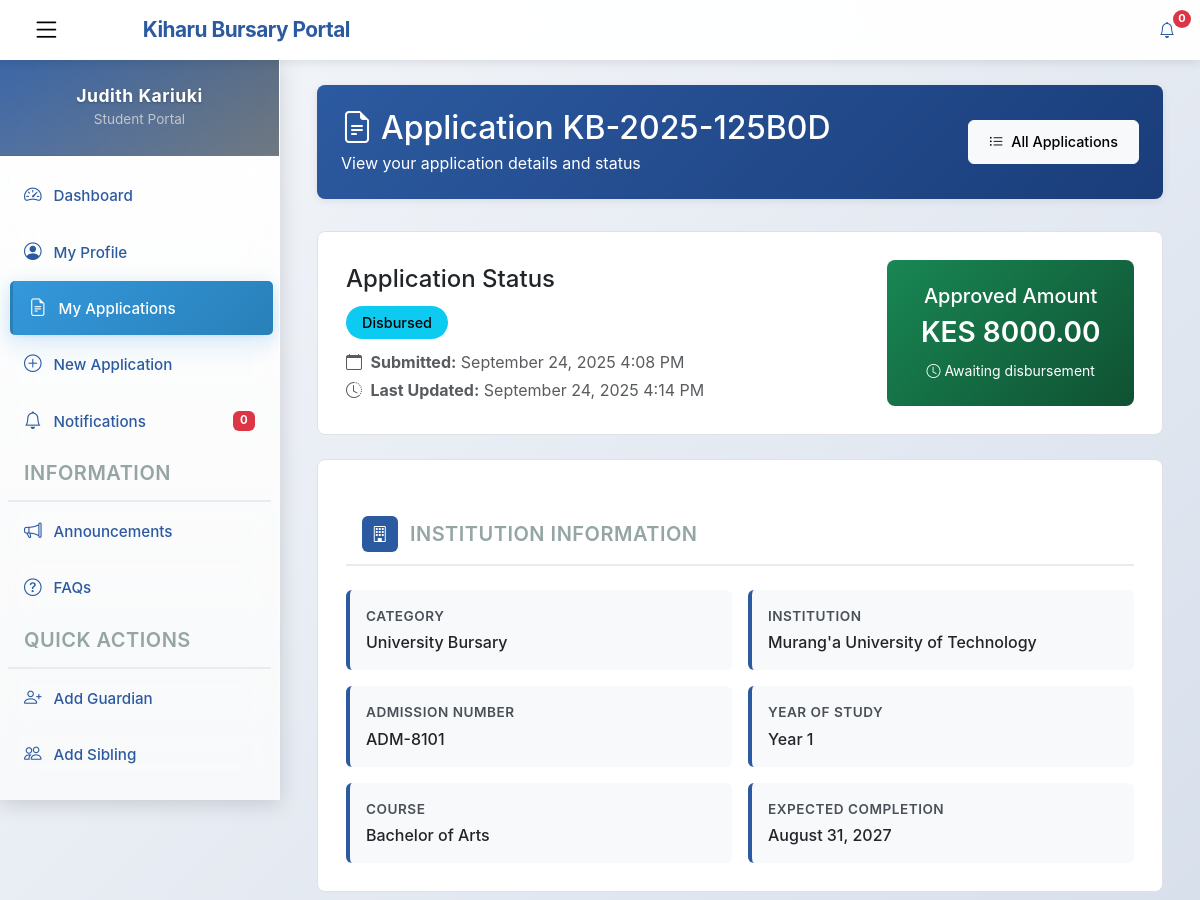
Before: /student/application/113/ (signed in, upper part) with the older database file.
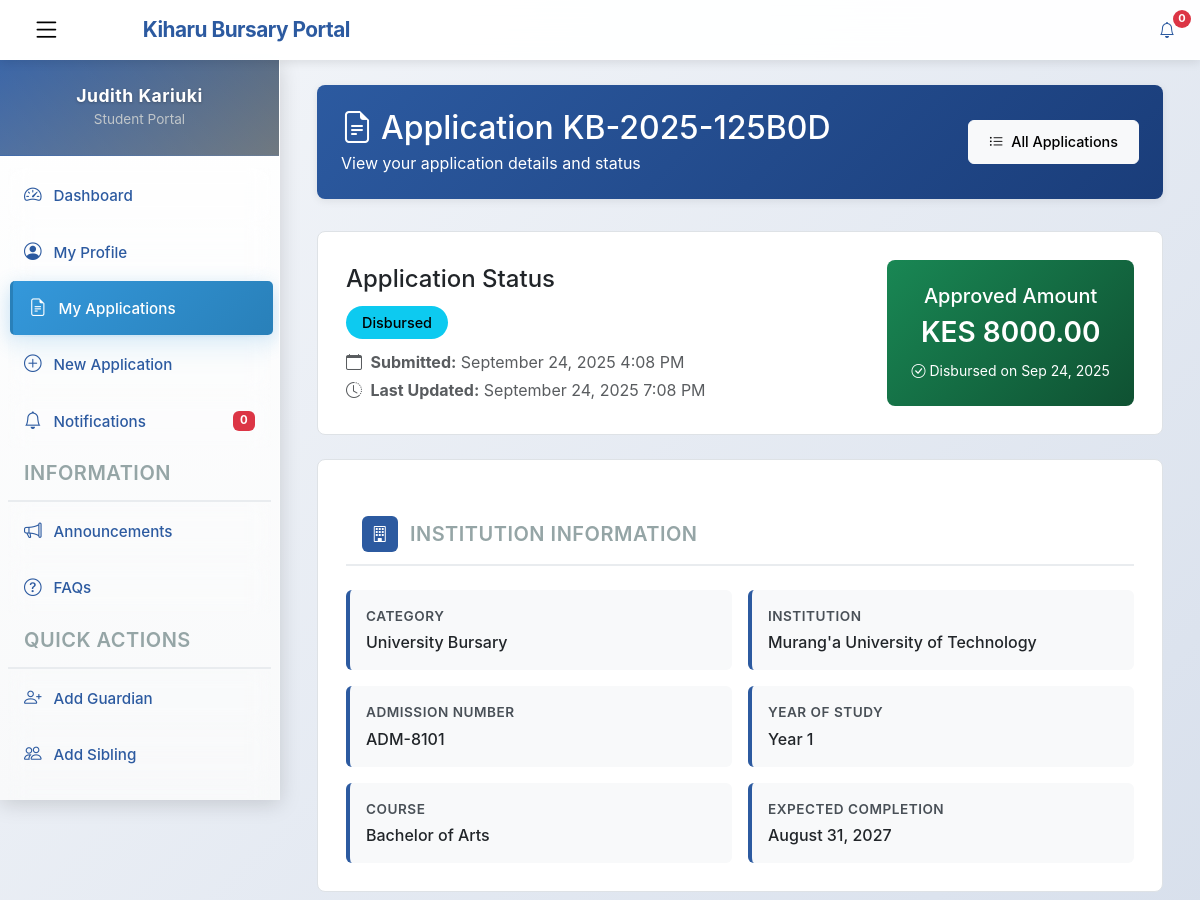
After: the same page with the newer database file.
### kiharu_system/models.py (models this page shows, shortened)
class Application(models.Model):
    APPLICATION_STATUS = (
        ('draft', 'Draft'),
        ('submitted', 'Submitted'),
        ('under_review', 'Under Review'),
        ('approved', 'Approved'),
        ('rejected', 'Rejected'),
        ('disbursed', 'Disbursed'),
    )
    application_number = models.CharField(max_length=20, unique=True, editable=False)
    applicant = models.ForeignKey(Applicant, on_delete=models.CASCADE, related_name='applications')
    fiscal_year = models.ForeignKey(FiscalYear, on_delete=models.CASCADE)
    bursary_category = models.ForeignKey(BursaryCategory, on_delete=models.CASCADE)
    institution = models.ForeignKey(Institution, on_delete=models.CASCADE)
    status = models.CharField(max_length=20, choices=APPLICATION_STATUS, default='draft')
    admission_number = models.CharField(max_length=100)
    year_of_study = models.PositiveIntegerField()
    course_name = models.CharField(max_length=200, blank=True, null=True)  # For college/university
    expected_completion_date = models.DateField()
    total_fees_payable = models.DecimalField(max_digits=10, decimal_places=2)
    fees_paid = models.DecimalField(max_digits=10, decimal_places=2)
    fees_balance = models.DecimalField(max_digits=10, decimal_places=2)
    amount_requested = models.DecimalField(max_digits=10, decimal_places=2)
    other_bursaries = models.BooleanField(default=False)
    other_bursaries_amount = models.DecimalField(max_digits=10, decimal_places=2, default=0)
    other_bursaries_source = models.CharField(max_length=200, blank=True, null=True)
    is_orphan = models.BooleanField(default=False)
    is_disabled = models.BooleanField(default=False)
    has_chronic_illness = models.BooleanField(default=False)
    chronic_illness_description = models.TextField(blank=True, null=True)
    date_submitted = models.DateTimeField(auto_now_add=True)
    last_updated = models.DateTimeField(auto_now=True)
    previous_allocation = models.BooleanField(default=False)
    previous_allocation_year = models.CharField(max_length=20, blank=True, null=True)
    previous_allocation_amount = models.DecimalField(max_digits=10, decimal_places=2, default=0)

class Allocation(models.Model):
    application = models.OneToOneField(Application, on_delete=models.CASCADE, related_name='allocation')
    amount_allocated = models.DecimalField(max_digits=10, decimal_places=2)
    allocation_date = models.DateField(auto_now_add=True)
    approved_by = models.ForeignKey(User, on_delete=models.SET_NULL, null=True, related_name='approvals')
    cheque_number = models.CharField(max_length=50, blank=True, null=True)
    is_disbursed = models.BooleanField(default=False)
    disbursement_date = models.DateField(blank=True, null=True)
    disbursed_by = models.ForeignKey(User, on_delete=models.SET_NULL, null=True, related_name='disbursements')
    remarks = models.TextField(blank=True, null=True)

class BursaryCategory(models.Model):
    CATEGORY_TYPES = (
        ('highschool', 'High School'),
        ('special_school', 'Special School'),
        ('college', 'College'),
        ('university', 'University'),
    )
    name = models.CharField(max_length=100)
    category_type = models.CharField(max_length=20, choices=CATEGORY_TYPES)
    fiscal_year = models.ForeignKey(FiscalYear, on_delete=models.CASCADE, related_name='categories')
    allocation_amount = models.DecimalField(max_digits=12, decimal_places=2)
    max_amount_per_applicant = models.DecimalField(max_digits=10, decimal_places=2)

class Institution(models.Model):
    INSTITUTION_TYPES = (
        ('highschool', 'High School'),
        ('special_school', 'Special School'),
        ('college', 'College'),
        ('university', 'University'),
    )
    name = models.CharField(max_length=200)
    institution_type = models.CharField(max_length=20, choices=INSTITUTION_TYPES)
    county = models.CharField(max_length=100)
    postal_address = models.CharField(max_length=100, blank=True, null=True)
    phone_number = models.CharField(max_length=20, blank=True, null=True)
    email = models.EmailField(blank=True, null=True)

### kiharu_system/views.py (the view)
# urls.py: path('student/application/<int:pk>/', views.student_application_detail, name='student_application_detail'),
@login_required
def student_application_detail(request, pk):
    try:
        applicant = request.user.applicant_profile
    except Applicant.DoesNotExist:
        return redirect('student_profile_create')
    application = get_object_or_404(Application, pk=pk, applicant=applicant)
    documents = Document.objects.filter(application=application)
    reviews = Review.objects.filter(application=application).order_by('-review_date')
    try:
        allocation = Allocation.objects.get(application=application)
    except Allocation.DoesNotExist:
        allocation = None
    context = {
        'application': application,
        'documents': documents,
        'reviews': reviews,
        'allocation': allocation,
    }
    return render(request, 'students/application_detail.html', context)

### templates/students/application_detail.html (shortened to what the changed rows need)
{% extends 'student_base.html' %}
{% load static %}
{% block content %}
<div class="container-fluid">
    <div class="row">
        <div class="col-12">
            <div class="page-header">
                <div class="d-flex justify-content-between align-items-center flex-wrap">
                    <div>
                        <h2 class="mb-1">
                            <i class="bi bi-file-earmark-text me-2"></i>Application {{ application.application_number }}
                        </h2>
                        <p class="mb-0 opacity-90">View your application details and status</p>
                    </div>
                </div>
            </div>
            <div class="detail-card">
                <div class="row align-items-center">
                    <div class="col-md-8">
                        <h4 class="mb-3">Application Status</h4>
                        <span class="status-badge status-{{ application.status }}">
                            {{ application.get_status_display }}
                        </span>
                        <div class="mt-3">
                            <p class="mb-1 text-muted">
                                <i class="bi bi-calendar me-1"></i>
                                <strong>Submitted:</strong> {{ application.date_submitted|date:"F j, Y g:i A"|default:"Not submitted" }}
                            </p>
                            <p class="mb-0 text-muted">
                                <i class="bi bi-clock-history me-1"></i>
                                <strong>Last Updated:</strong> {{ application.last_updated|date:"F j, Y g:i A" }}
                            </p>
                        </div>
                    </div>
                    <div class="col-md-4">
                        {% if allocation %}
                            <div class="amount-display">
                                <h5 class="mb-2">Approved Amount</h5>
                                <h3 class="mb-2">KES {{ allocation.amount_allocated|floatformat:2 }}</h3>
                                {% if allocation.is_disbursed %}
                                    <small class="opacity-90">
                                        <i class="bi bi-check-circle me-1"></i>Disbursed on {{ allocation.disbursement_date|date:"M j, Y" }}
                                    </small>
                                {% else %}
                                    <small class="opacity-90">
                                        <i class="bi bi-clock me-1"></i>Awaiting disbursement
                                    </small>
                                {% endif %}
                            </div>
                        {% endif %}
                    </div>
                </div>
            </div>
            <div class="detail-card">
                <div class="info-grid">
                    <div class="info-item">
                        <div class="info-label">Category</div>
                        <div class="info-value">{{ application.bursary_category.name }}</div>
                    </div>
                    <div class="info-item">
                        <div class="info-label">Institution</div>
                        <div class="info-value">{{ application.institution.name }}</div>
                    </div>
                    <div class="info-item">
                        <div class="info-label">Admission Number</div>
                        <div class="info-value">{{ application.admission_number }}</div>
                    </div>
                    <div class="info-item">
                        <div class="info-label">Year of Study</div>
                        <div class="info-value">Year {{ application.year_of_study }}</div>
                    </div>
                    {% if application.course_name %}
                    <div class="info-item">
                        <div class="info-label">Course</div>
                        <div class="info-value">{{ application.course_name }}</div>
                    </div>
                    {% endif %}
                    <div class="info-item">
                        <div class="info-label">Expected Completion</div>
                        <div class="info-value">{{ application.expected_completion_date|date:"F j, Y" }}</div>
                    </div>
                </div>
            </div>
        </div>
    </div>
</div>
{% endblock %}

Changed rows visible on the page:
changed Application "ADM-8101": last_updated "September 24, 2025 4:14 PM" → "September 24, 2025 7:08 PM"
changed Allocation: is_disbursed False → True (drawn); disbursement_date (not shown) → "Sep 24, 2025"
Other visible differences:
text no longer shown: "Awaiting disbursement"
text now shown: "Disbursed on"
